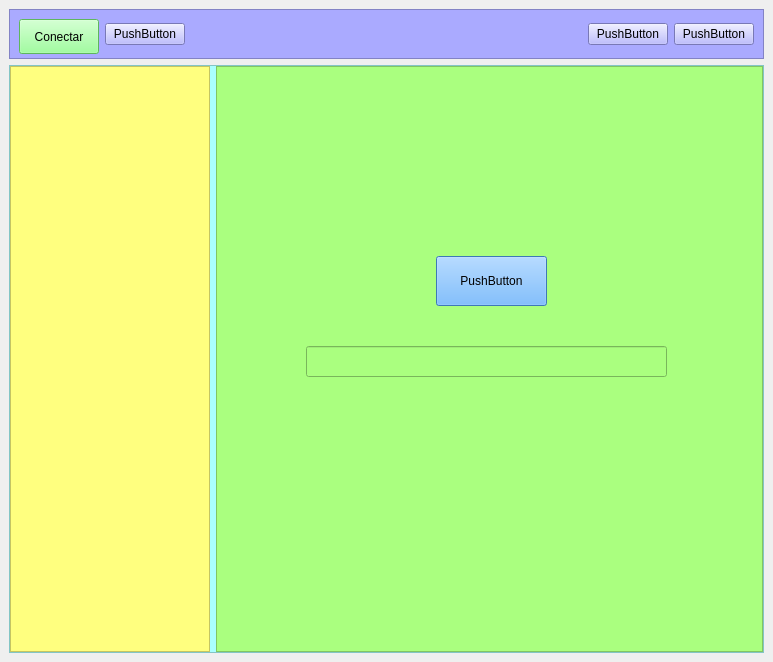
<?xml version="1.0" encoding="UTF-8"?>
<ui version="4.0">
 <class>MainWindow</class>
 <widget class="QMainWindow" name="MainWindow">
  <property name="geometry">
   <rect>
    <x>0</x>
    <y>0</y>
    <width>773</width>
    <height>662</height>
   </rect>
  </property>
  <property name="windowTitle">
   <string>MainWindow</string>
  </property>
  <widget class="QWidget" name="centralwidget">
   <layout class="QVBoxLayout" name="verticalLayout">
    <item>
     <widget class="QFrame" name="frame">
      <property name="maximumSize">
       <size>
        <width>16777214</width>
        <height>50</height>
       </size>
      </property>
      <property name="styleSheet">
       <string notr="true">background-color: rgb(170, 170, 255);</string>
      </property>
      <property name="frameShape">
       <enum>QFrame::StyledPanel</enum>
      </property>
      <property name="frameShadow">
       <enum>QFrame::Raised</enum>
      </property>
      <layout class="QHBoxLayout" name="horizontalLayout">
       <item>
        <widget class="QPushButton" name="pushButton">
         <property name="minimumSize">
          <size>
           <width>0</width>
           <height>35</height>
          </size>
         </property>
         <property name="maximumSize">
          <size>
           <width>16777215</width>
           <height>35</height>
          </size>
         </property>
         <property name="styleSheet">
          <string notr="true">background-color: rgb(132, 255, 130);</string>
         </property>
         <property name="text">
          <string>Conectar</string>
         </property>
         <property name="icon">
          <iconset>
           <normaloff>iconos/conectar.png</normaloff>iconos/conectar.png</iconset>
         </property>
        </widget>
       </item>
       <item>
        <widget class="QPushButton" name="pushButton_2">
         <property name="text">
          <string>PushButton</string>
         </property>
        </widget>
       </item>
       <item>
        <spacer name="horizontalSpacer">
         <property name="orientation">
          <enum>Qt::Horizontal</enum>
         </property>
         <property name="sizeHint" stdset="0">
          <size>
           <width>40</width>
           <height>20</height>
          </size>
         </property>
        </spacer>
       </item>
       <item>
        <widget class="QPushButton" name="pushButton_4">
         <property name="text">
          <string>PushButton</string>
         </property>
        </widget>
       </item>
       <item>
        <widget class="QPushButton" name="pushButton_3">
         <property name="text">
          <string>PushButton</string>
         </property>
        </widget>
       </item>
      </layout>
     </widget>
    </item>
    <item>
     <widget class="QFrame" name="frameAzul">
      <property name="styleSheet">
       <string notr="true">background-color: rgb(170, 255, 255);</string>
      </property>
      <property name="frameShape">
       <enum>QFrame::StyledPanel</enum>
      </property>
      <property name="frameShadow">
       <enum>QFrame::Raised</enum>
      </property>
      <layout class="QHBoxLayout" name="horizontalLayout_2">
       <property name="leftMargin">
        <number>0</number>
       </property>
       <property name="topMargin">
        <number>0</number>
       </property>
       <property name="rightMargin">
        <number>0</number>
       </property>
       <property name="bottomMargin">
        <number>0</number>
       </property>
       <item>
        <widget class="QFrame" name="frame_3">
         <property name="minimumSize">
          <size>
           <width>200</width>
           <height>0</height>
          </size>
         </property>
         <property name="maximumSize">
          <size>
           <width>200</width>
           <height>16777215</height>
          </size>
         </property>
         <property name="styleSheet">
          <string notr="true">background-color: rgb(255, 255, 127);</string>
         </property>
         <property name="frameShape">
          <enum>QFrame::StyledPanel</enum>
         </property>
         <property name="frameShadow">
          <enum>QFrame::Raised</enum>
         </property>
        </widget>
       </item>
       <item>
        <widget class="QFrame" name="frame_4">
         <property name="styleSheet">
          <string notr="true">background-color: rgb(170, 255, 127);</string>
         </property>
         <property name="frameShape">
          <enum>QFrame::StyledPanel</enum>
         </property>
         <property name="frameShadow">
          <enum>QFrame::Raised</enum>
         </property>
         <widget class="QPushButton" name="btnNombre">
          <property name="geometry">
           <rect>
            <x>220</x>
            <y>190</y>
            <width>111</width>
            <height>50</height>
           </rect>
          </property>
          <property name="minimumSize">
           <size>
            <width>0</width>
            <height>50</height>
           </size>
          </property>
          <property name="maximumSize">
           <size>
            <width>16777215</width>
            <height>35</height>
           </size>
          </property>
          <property name="cursor">
           <cursorShape>PointingHandCursor</cursorShape>
          </property>
          <property name="styleSheet">
           <string notr="true">background-color: rgb(85, 170, 255);</string>
          </property>
          <property name="text">
           <string>PushButton</string>
          </property>
          <property name="icon">
           <iconset>
            <normaloff>iconos/carita.png</normaloff>iconos/carita.png</iconset>
          </property>
          <property name="iconSize">
           <size>
            <width>30</width>
            <height>30</height>
           </size>
          </property>
         </widget>
         <widget class="QLineEdit" name="txtValor">
          <property name="geometry">
           <rect>
            <x>90</x>
            <y>280</y>
            <width>361</width>
            <height>31</height>
           </rect>
          </property>
          <property name="font">
           <font>
            <pointsize>19</pointsize>
           </font>
          </property>
          <property name="text">
           <string/>
          </property>
          <property name="alignment">
           <set>Qt::AlignCenter</set>
          </property>
         </widget>
        </widget>
       </item>
      </layout>
     </widget>
    </item>
   </layout>
  </widget>
 </widget>
 <resources/>
 <connections/>
</ui>
